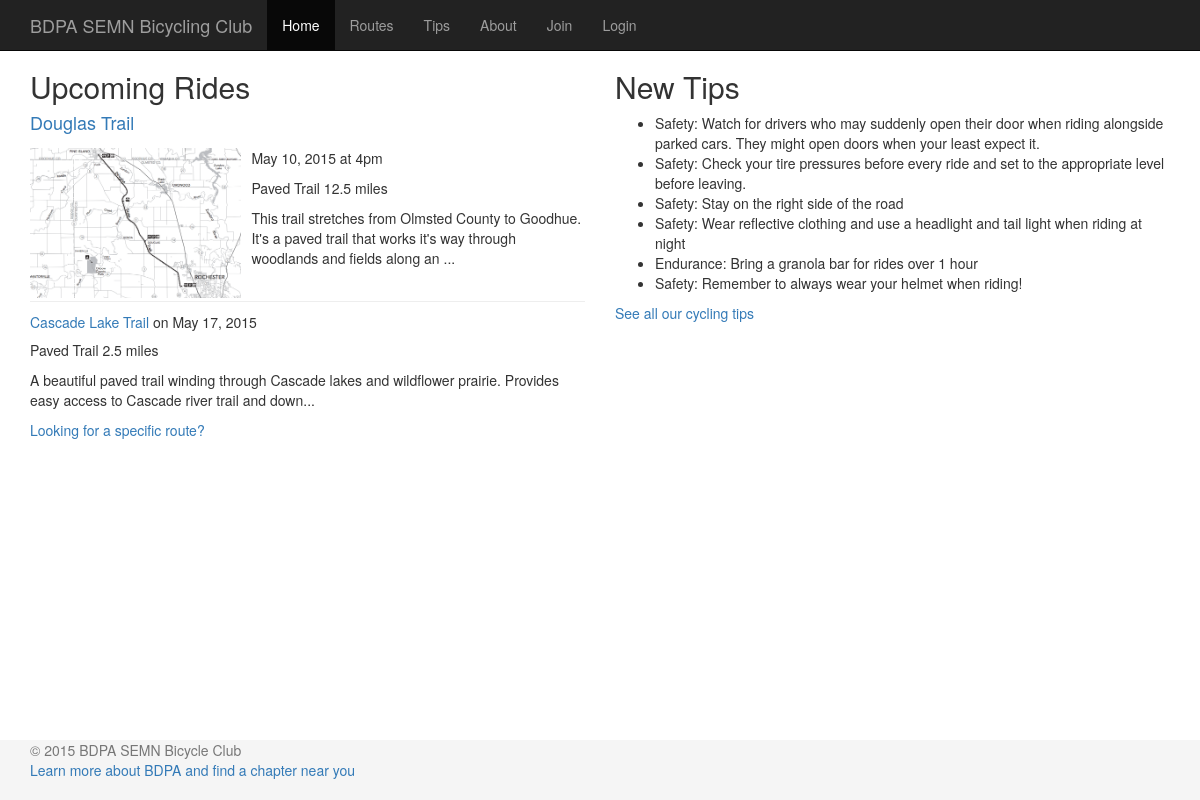
Screenshot of /FinalProject/index.php with the database file from the repository.
### tables this page shows
CREATE TABLE `routes` (
  `RouteID` int(11) unsigned NOT NULL AUTO_INCREMENT,
  `UserID` int(10) unsigned NOT NULL,
  `Name` varchar(128) DEFAULT NULL,
  `Description` text,
  `Distance` float DEFAULT NULL,
  `Difficulty` varchar(10) DEFAULT NULL,
  `Type` varchar(15) DEFAULT NULL,
  `MapImageURL` varchar(255) DEFAULT NULL,
  `DateRidden` datetime NOT NULL,
  `DateAdded` datetime NOT NULL,
  PRIMARY KEY (`RouteID`),
  KEY `RouteRideOrder` (`DateRidden`,`DateAdded`,`RouteID`),
  KEY `TypeName` (`Type`,`Name`)
);

CREATE TABLE `tips` (
  `TipID` int(11) unsigned NOT NULL AUTO_INCREMENT,
  `UserID` int(11) NOT NULL,
  `Type` varchar(50) DEFAULT NULL,
  `Text` mediumtext,
  `DateAdded` datetime NOT NULL,
  PRIMARY KEY (`TipID`),
  KEY `UserID` (`UserID`,`TipID`),
  KEY `DateAdded` (`DateAdded`),
  KEY `Type` (`Type`,`DateAdded`)
);

### FinalProject/includes/functions.php (called while the page is built, shortened)
<?php
function getFilename() {
    $path = explode('/', $_SERVER['PHP_SELF']);
    return array_pop($path);
}

### FinalProject/includes/route.php (called while the page is built, shortened)
<?php
function getUpcomingRoutes($rowoffset = 0, $pagesize = 9999) {
    global $mysql;
    $select = "SELECT * FROM routes ORDER BY DateRidden ASC LIMIT {$rowoffset},{$pagesize}";
    $result = $mysql->query($select);
    if($result) {
        $rows = array();
        while ($row = $result->fetch_assoc()) {
            $rows[] = $row;
        }
        return $rows;
    }
    return false;
}

### FinalProject/includes/tip.php (called while the page is built, shortened)
<?php
function getRecentTips($rowoffset = 0, $pagesize = 9999) {
    global $mysql;
    $select = "SELECT * FROM tips ORDER BY DateAdded DESC LIMIT {$rowoffset},{$pagesize}";
    $result = $mysql->query($select);
    if ($result) {
        $rows = array();
        while($row = $result->fetch_assoc()) {
            $rows[] = $row;
        }
        return $rows;
    }
    return false;
}

### FinalProject/index.php (the view, shortened to what this page needs)
<?php
    require 'dbconnect.php';
    require 'includes/functions.php';
    require 'includes/route.php';
    require 'includes/tip.php';
    include 'includes/html-body-start.php';
    $newTips = getRecentTips(0,10);
    $upcomingRoutes = getUpcomingRoutes(0,4);
?>
<div class="container">
    <div class="row">
        <div class="col-md-6">
            <h2>Upcoming Rides</h2>
            <?php
                $daysUntilRide = 7 - date('N');
                $sunday = time() + ($daysUntilRide * 86400);
                foreach ($upcomingRoutes as $index => $route) {
                    if ($index == 0) {
                        echo '<h4><a href="route.php?RouteID=' . $route['RouteID'] . '">' . htmlentities($route['Name']) .  '</a></h4>';
                        echo '<div class="media">';
                        echo '<div class="media-left">';
                        if (!empty($route['MapImageURL'])) {
                            echo '<a href="route.php?RouteID=' . $route['RouteID'] . '">';
                            echo '<img class="media-object" src="' . $route['MapImageURL'] .'" height="150" />';
                            echo '</a>';
                        }
                        echo '</div>';
                        echo '<div class="media-body">';
                        echo '<p>' . date('F d, Y', $sunday) . ' at 4pm</p>';
                        echo '<p>' . htmlentities($route['Type']) . ' ' . round($route['Distance'], 1) . ' miles</p>';
                        if (strlen($route['Description']) < 120) {
                            echo '<p>' . htmlentities($route['Description']) . '</p>';
                        } else {
                            echo '<p>' . htmlentities(substr($route['Description'],0,130)) . '...</p>';
                        }
                        echo '</div>';
                        echo '</div>';
                    } else {
                        echo '<div class="route-homepage-secondary">';
                        echo '<h5><a href="route.php?RouteID=' . $route['RouteID'] . '">' . htmlentities($route['Name'])  .  '</a> on ' . date('F d, Y', $sunday) . '</h5>';
                        echo '<p>' . htmlentities($route['Type']) . ' ' . round($route['Distance'], 1) . ' miles</p>';
                        if (strlen($route['Description']) < 120) {
                            echo '<p>' . htmlentities($route['Description']) . '</p>';
                        } else {
                            echo '<p>' . htmlentities(substr($route['Description'],0,130)) . '...</p>';
                        }
                        echo '</div>';
                    }
                    $sunday += (7 * 86400);
                }
            ?>
            <p><a href="routes.php">Looking for a specific route?</a></p>
        </div>
        <div class="col-md-6">
            <h2>New Tips</h2>
            <ul>
                <?php
                foreach ($newTips as $tip) {
                    echo '<li>' . $tip['Type'] . ': ' . $tip['Text'] . '</li>';
                }
                ?>
            </ul>
            <p><a href="tips.php">See all our cycling tips</a></p>
        </div>
    </div>
</div>
<?php
    include 'includes/html-body-end.php';

### FinalProject/includes/html-body-start.php (shortened to what this page needs)
<!DOCTYPE html>
<html lang="en">
<?php
    include 'html-head.php';
?>
<body>
<nav class="navbar navbar-inverse navbar-fixed-top">
    <div class="container">
        <div class="navbar-header">
            <a class="navbar-brand" href="index.php">BDPA SEMN Bicycling Club</a>
        </div>
        <div id="navbar" class="collapse navbar-collapse">
            <ul class="nav navbar-nav">
                <?php
                $navItems = array(
                    'index.php' => 'Home',
                    'routes.php' => 'Routes',
                    'tips.php' => 'Tips',
                    'about.php' => 'About',
                );
                if (!loggedInUser()) {
                    $navItems['join.php'] = 'Join';
                    $navItems['login.php'] = 'Login';
                } else {
                    $navItems['logout.php'] = 'Logout';
                }
                foreach ($navItems as $filename => $label) {
                    if ($filename == getFilename()) {
                        echo "<li class=\"active\"><a href=\"{$filename}\">{$label}</a></li>";
                    } else {
                        echo "<li><a href=\"{$filename}\">{$label}</a></li>";
                    }
                }
                ?>
            </ul>
        </div>
    </div>
</nav>

### FinalProject/includes/html-head.php (shortened to what this page needs)
<head>
    <link href="css/bootstrap.min.css" rel="stylesheet" />
    <link href="css/bdpa-specific.css" rel="stylesheet" />
</head>

### FinalProject/includes/html-body-end.php (shortened to what this page needs)
<footer class="footer">
    <div class="container">
        <p class="text-muted">
            &copy; <?php echo date('Y'); ?> BDPA SEMN Bicycle Club<br />
            <a href="http://www.bdpa.org/" target="_blank">Learn more about BDPA and find a chapter near you</a>
        </p>
    </div>
</footer>
</body>
</html>

### FinalProject/css/bdpa-specific.css (style rules this page uses)
html { position: relative; min-height: 100%; }
body { margin-top: 50px; margin-bottom: 60px; }
.footer { position: absolute; bottom: 0; width: 100%; height: 60px; background-color: #f5f5f5; }
.route-homepage-secondary { border-top: 1px solid #eee; margin-top:3px; padding-top: 3px; }

### rows the page displays
routes: Name "Douglas Trail", MapImageURL (picture), Type "Paved Trail", Distance "12.5", Description "This trail stretches from Olmsted County to Goodhue. It's a paved trail that works it's way through woodlands and fields along an"
routes: Name "Cascade Lake Trail", Type "Paved Trail", Distance "2.5", Description "A beautiful paved trail winding through Cascade lakes and wildflower prairie. Provides easy access to Cascade river trail and down"
tips: Type "Safety", Text "Watch for drivers who may suddenly open their door when riding alongside parked cars. They might open doors when your least expect it."
tips: Type "Safety", Text "Check your tire pressures before every ride and set to the appropriate level before leaving."
tips: Type "Safety", Text "Stay on the right side of the road"
tips: Type "Safety", Text "Wear reflective clothing and use a headlight and tail light when riding at night"
tips: Type "Endurance", Text "Bring a granola bar for rides over 1 hour"
tips: Type "Safety", Text "Remember to always wear your helmet when riding!"

### other values shown
$label "Home"
$label "Routes"
$label "Tips"
$label "About"
$label "Join"
$label "Login"
